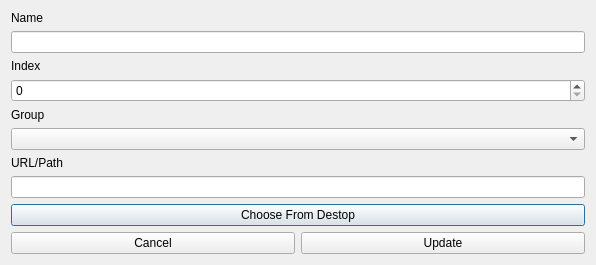
<?xml version="1.0" encoding="UTF-8"?>
<ui version="4.0">
 <class>AppsEdit</class>
 <widget class="QDialog" name="AppsEdit">
  <property name="geometry">
   <rect>
    <x>0</x>
    <y>0</y>
    <width>596</width>
    <height>262</height>
   </rect>
  </property>
  <property name="windowTitle">
   <string>Update App</string>
  </property>
  <layout class="QVBoxLayout" name="verticalLayout_4">
   <item>
    <layout class="QVBoxLayout" name="verticalLayout">
     <item>
      <widget class="QLabel" name="lbl_name">
       <property name="text">
        <string>Name</string>
       </property>
      </widget>
     </item>
     <item>
      <widget class="QLineEdit" name="lnedt_name"/>
     </item>
    </layout>
   </item>
   <item>
    <layout class="QVBoxLayout" name="verticalLayout_3">
     <item>
      <widget class="QLabel" name="lbl_index">
       <property name="text">
        <string>Index</string>
       </property>
      </widget>
     </item>
     <item>
      <widget class="QSpinBox" name="spnbox_index"/>
     </item>
    </layout>
   </item>
   <item>
    <layout class="QVBoxLayout" name="verticalLayout_5">
     <item>
      <widget class="QLabel" name="lbl_group">
       <property name="text">
        <string>Group</string>
       </property>
      </widget>
     </item>
     <item>
      <widget class="QComboBox" name="cmb_group"/>
     </item>
    </layout>
   </item>
   <item>
    <layout class="QVBoxLayout" name="verticalLayout_2">
     <item>
      <widget class="QLabel" name="lbl_path">
       <property name="text">
        <string>URL/Path</string>
       </property>
      </widget>
     </item>
     <item>
      <widget class="QLineEdit" name="lnedt_path"/>
     </item>
     <item>
      <layout class="QHBoxLayout" name="horizontalLayout_2">
       <item>
        <widget class="QPushButton" name="btn_desktop">
         <property name="text">
          <string>Choose From Destop</string>
         </property>
        </widget>
       </item>
      </layout>
     </item>
    </layout>
   </item>
   <item>
    <layout class="QHBoxLayout" name="horizontalLayout">
     <item>
      <widget class="QPushButton" name="btn_discard">
       <property name="text">
        <string>Cancel</string>
       </property>
      </widget>
     </item>
     <item>
      <widget class="QPushButton" name="btn_save">
       <property name="text">
        <string>Update</string>
       </property>
      </widget>
     </item>
    </layout>
   </item>
  </layout>
 </widget>
 <resources/>
 <connections/>
</ui>
